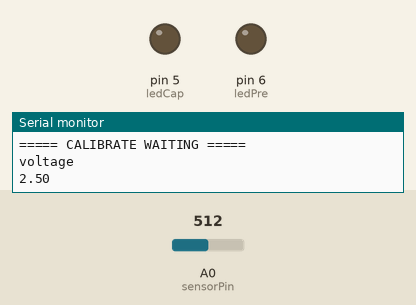
A sketch run on a simulated Arduino Uno, built with avr-gcc and run on an emulated ATmega328P. Shown: output pins drawn as LEDs (lit = HIGH), the last lines printed to the serial monitor. The test bench sets the inputs (shaded band); at power-on: A0 (sensorPin) = 512. The local clock reads 2024-03-15 10:24:30 at power-on unless the sketch sets it; storage starts empty; pins used as bus, display or sensor lines are not drawn.

Above: at 1.2 s.
1.3 s: A0 (sensorPin) set to 105
At 3.2 s:
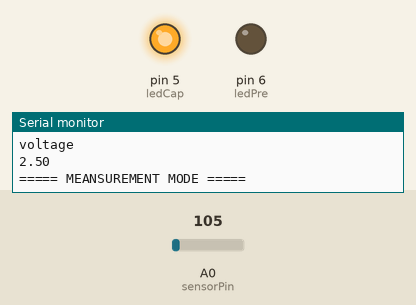
3.5 s: A0 (sensorPin) set to 92
At 15.2 s:
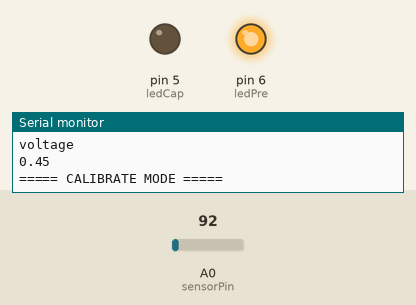
Timing chart, 0 to 15.5 s (numbered marks = the images above; inputs shaded):
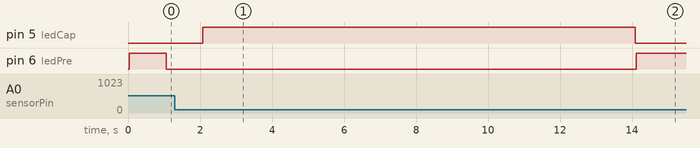

Measured:
- the behaviour switches between 101 and 100 on A0 (sensorPin) (found by bisection; images 1 and 2)
- after the input at 3.5 s, pin 5 (ledCap): HIGH → LOW after 10.6 s; pin 6 (ledPre): LOW → HIGH after 10.6 s

The sketch:

iotree_v.0.9.3.ino
```cpp
/*  Dendrometro de precisão para mensurar tamanho inicial e
 *   variações de crescimento do diâmetro das árvores
 *   (DAP - diametro a altura do peito com casca).
 *
 *  Code by 3ecologias.net <root@3ecologias.net>
 *
 *  notes:
 *  1 lap lapV =~ 0.5 volts (v) vcc 5v
 *  1 lap lapC =~ 7.9 cm
 *  perimetro extra cE =~ 4 cm
 *  perimetro total cT =~ 64 cm
 *  diametro inicial dI =~ 1.2732 cm
 *  diametro final dT =~ 20.3718 cm
 *  led vermelho: pre-calibragem
 *  led verde: modo de cálculo do diâmetro (DAP) e do crescimento (ICAd) em cm.
 *
 *  steps:
 *  1. ajuste o carretel do sensor e acople o dispositivo na árvore com o dispositivo desligado;
 *  2. ligue o dispositivo para habilitar o modo de calibragem, medição inicial do diâmetro, crescimento e catalogo de dados;
 *  3. o modo de calibragem do sensor verifica se o carretel realizou no mímino uma volta completa;
 *  4. o modo de medição do DAP e ICAd captura por 20 segundos o valor inicial do diâmetro;
 *  5. o modo de crescimento coleta, a cada minuto, o valor do diâmetro (DAP) e compara com o último valor do DAP para registrar o incremento do diâmetro (ICAd);
 *  6. o modo de catalogo armazena, a cada minuto, um log em CSV no SDCard com os valores de hora, data e o DAP: inicial, final e o ICAd.
 *  7. Para salvar o log, basta voltar o carretel para a posição inicial e aguardar o led vermelho acender. Depois disso, desligue o dispositivo e remova o SDCard.
*/

// =*= RTC CLOCK DS1307 AND SDCARD CONFIG =*=

#include <Wire.h>
#include <TimeLib.h>
#include <DS1307RTC.h>

#include <SdFat.h>

// SPI pinout
#define PIN_SPI_CLK 13
#define PIN_SPI_MOSI 11
#define PIN_SPI_MISO 12
#define PIN_SD_CS 4

#define PIN_OTHER_DEVICE_CS -1

#define SD_CARD_SPEED SPI_FULL_SPEED

#define FILENAME "datalogger.csv"

SdFat sd;
SdFile csv;

// =*= END SDCARD CONFIG =*=

// scope of constant
const int sensorPin = A0;    // pin that the dendro string pot sensor is attached to
const int ledPre = 6;
const int ledCap = 5;
const float Pi = 3.14159265359;

// scope of variables

// modules
bool record = true;
bool calibrate = true;
bool measurement = false;
bool growth = false;
bool catalog = false;
bool calibrateState = true;
bool meansurementState = false;

// global variables
float sensorValue = 0;
float lapC = 780; // perimetro (cm) x 100
float lapV = 49; // volts (V) x 100
float cE = 200; // perimetro (cm) x 100
float baseline = 49; // perimetro externo inicial
int laps = 0;

float cI = 0; // perimetro inicial (cm)
float cL = 0; // perimetro final (cm)
float dI = 0; // diametro inicial (cm)
float dL = 0; // diametro final (cm)
float dapI = 0; // diametro inicial a altura do peito (cm)
float dapL = 0; // diametro final a altura do peito (cm)
float ICAd = 0.0000; // incremento de diametro (cm)
float voltage = 0;
String dataLogger ="";
tmElements_t tm;

void setup() {
  // Setup SdCard Pins
  pinMode(PIN_SPI_MOSI, OUTPUT);
  pinMode(PIN_SPI_MISO, INPUT);
  pinMode(PIN_SPI_CLK, OUTPUT);
  //Disable SPI devices
  pinMode(PIN_SD_CS, OUTPUT);
  digitalWrite(PIN_SD_CS, HIGH);

  #if PIN_OTHER_DEVICE_CS > 0
    pinMode(PIN_OTHER_DEVICE_CS, OUTPUT);
    digitalWrite(PIN_OTHER_DEVICE_CS, HIGH);
  #endif //PIN_OTHER_DEVICE_CS > 0

 Serial.begin(9600);
 // turn on LED to signal the start of the calibration and capture period:
 pinMode(ledPre, OUTPUT);
 pinMode(ledCap, OUTPUT);


 // Setup SD card boot
  if (!sd.begin(PIN_SD_CS, SD_CARD_SPEED)) {
    Serial.println("SD card begin error");
    return;
  }
}
// sdcard create csv file
void initSdFile()
{
  if (sd.exists(FILENAME) && !sd.remove(FILENAME))
  {
    Serial.println("Failed init remove file");
    return;
  }
  if (!csv.open(FILENAME, O_RDWR | O_CREAT)) {
    Serial.println("Failed open file");
  } else {
    Serial.println("Sdcard saving!");
  }
}

void loop() {

  Serial.println("===== IOTr3es =====");
  Serial.println("===== BUILDING MODULES =====");
  sensorValue = analogRead(sensorPin);
  voltage = (sensorValue * (5.0 / 1023.0)) * 100;

  // calibration mode
 while (calibrate == true) {
  Serial.println("===== CALIBRATE MODE =====");
  sensorValue = analogRead(sensorPin);
  voltage = (sensorValue * (5.0 / 1023.0)) * 100;
  digitalWrite(ledPre, HIGH);
  // check pot minimum sensor value
   if (voltage >= baseline) {
    for (int i = 0; i < 10; i++) {
     voltage = (sensorValue * (5.0 / 1023.0)) * 100;
     cI = getcI(lapC, lapV, voltage);
     cI = cI + cE;
     dI = cI / Pi;
     Serial.println("===== CALIBRATE SENSOR =====");
     delay(100);
    }
    digitalWrite(ledPre, LOW);
    calibrate = false;
    measurement = true;
   }
   Serial.println("===== CALIBRATE WAITING =====");
   Serial.println("voltage" );
   Serial.println(rawData(voltage));
   delay(1000);
 }

  // meansurement mode
 while (measurement == true) {
  Serial.println("===== MEANSUREMENT MODE =====");
  digitalWrite(ledCap, HIGH);
  sensorValue = analogRead(sensorPin);
  voltage = (sensorValue * (5.0 / 1023.0)) * 100;
  // check pot minimum sensor value
   if (voltage >= baseline) {
    for (int i = 0; i < 20; i++) {
     sensorValue = analogRead(sensorPin);
     voltage = (sensorValue * (5.0 / 1023.0)) * 100;
     cI = getcI(lapC, lapV, voltage);
     cI = cI + cE;
     dapI = cI / Pi;
     delay(100);
    }
    measurement = false;
    growth = true;
   } else {
    measurement = false;
    calibrate = true;
   }
 }

// growth mode
 while (growth == true) {
  digitalWrite(ledCap, HIGH);
  for (int i = 0; i >= 60; i++) {
     digitalWrite(ledCap, LOW);
     delay(100);
     sensorValue = analogRead(sensorPin);
     voltage = (sensorValue * (5.0 / 1023.0)) * 100;
     digitalWrite(ledCap, HIGH);
     Serial.println("===== GROWTH TIME =====");
  }
  if (record == true) {
    Serial.println("===== INIT SDCARD MODULE =====");
    initSdFile();
    csv.println("HOUR, MINUTE, SECOND, DAY, MONTH, YEAR, DAP-I, DAP-L, ICAD");
    record = false;
  }
  // get dap last
  sensorValue = analogRead(sensorPin);
  voltage = (sensorValue * (5.0 / 1023.0)) * 100;
  // get last DAP value in cm
  cI = getcI(lapC, lapV, voltage);
  cL = cI + cE;
  dapL = cL / Pi;
  if (dapL > dapI) {
    ICAd = dapL - dapI;
     if (RTC.read(tm)) {
        dataLogger = String(tm.Hour) + "," + String(tm.Minute) + "," + String(tm.Second) + "," + String(tm.Day) + "," + String(tm.Month) + "," + String(tmYearToCalendar(tm.Year)) + "," + String(rawData(dapI)) + "," + String(rawData(dapL)) + "," + String(rawData(ICAd));
        csv.println(dataLogger);
        Serial.println("Datalogger ok");
     }
  } else {
    ICAd = dapI - dapL;
     if (RTC.read(tm)) {
        dataLogger = String(tm.Hour) + "," + String(tm.Minute) + "," + String(tm.Second) + "," + String(tm.Day) + "," + String(tm.Month) + "," + String(tmYearToCalendar(tm.Year)) + "," + String(rawData(dapI)) + "," + String(rawData(dapL)) + "," + String(rawData(ICAd));
        csv.println(dataLogger);
        Serial.println("Datalogger ok");
     }
  }
  delay(10000);
  if (voltage <= baseline) {
     digitalWrite(ledCap, LOW);
     csv.close();
     Serial.println("SDCard saved!" );
     record = true;
     growth = false;
     calibrate = true;
  }
 }
}

// Function to get length
float getcI(float lapC, float lapV, float voltage){
  float _cIraw;
  float cIraw;
  _cIraw = lapC * voltage;
  cIraw = _cIraw / lapV;
  return cIraw;
}

// Function to convert data to cm
float rawData(float value){
  float rawD;
  rawD = value / 100;
  return rawD;
}
```
